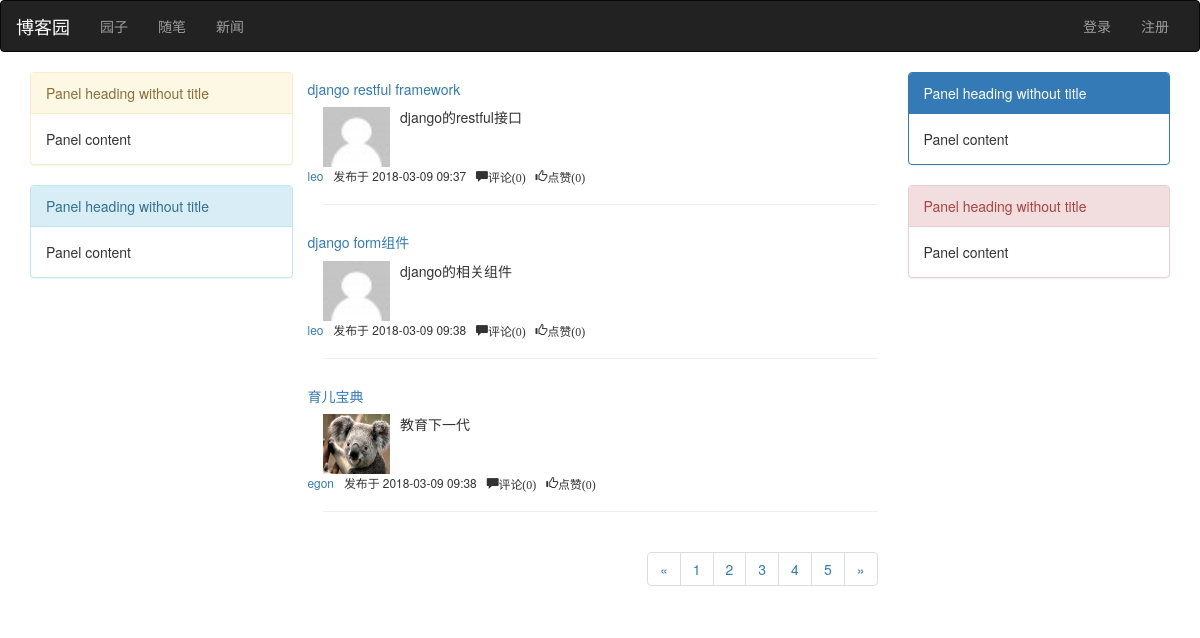
Before: /index/ with the older database file.
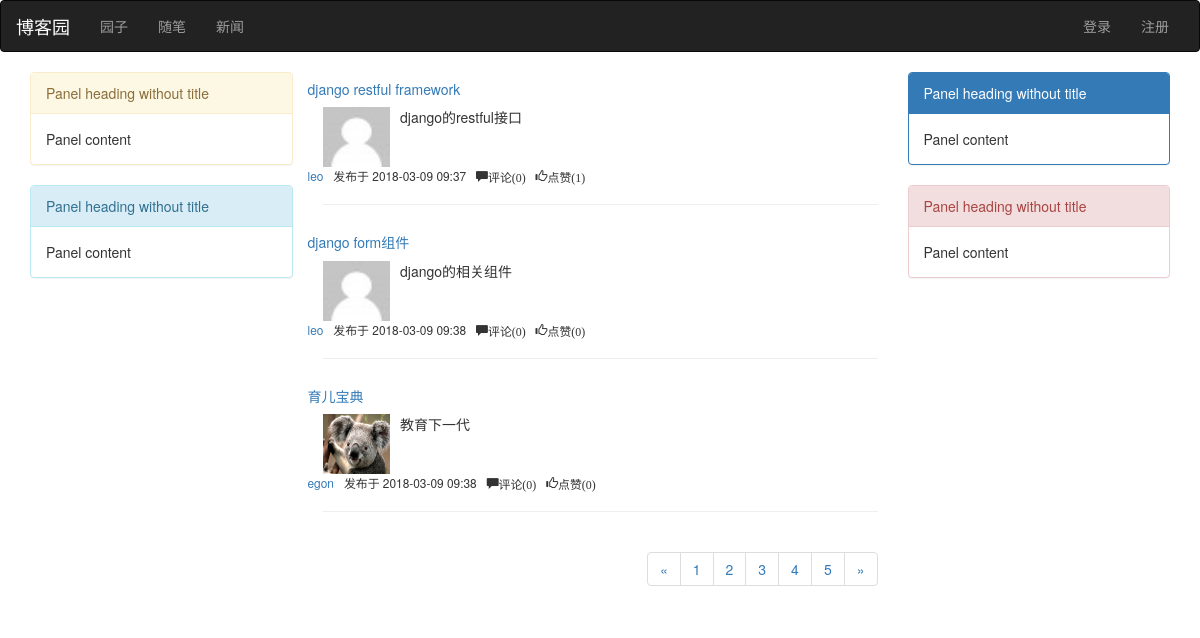
After: the same page with the newer database file.
### tblog/models.py (models this page shows, shortened)
class Article(models.Model):
    nid = models.AutoField(primary_key=True)
    title = models.CharField(max_length=50, verbose_name='文章标题')
    desc = models.CharField(max_length=255, verbose_name='文章描述')
    comment_count= models.IntegerField(default=0)
    up_count = models.IntegerField(default=0)
    down_count = models.IntegerField(default=0)
    create_time = models.DateTimeField(verbose_name='创建时间')
    homeCategory = models.ForeignKey(to='Category', to_field='nid', null=True)
    user = models.ForeignKey(verbose_name='作者', to='UserInfo', to_field='nid')
    tags = models.ManyToManyField(
        to="Tag",
        through='Article2Tag',
        through_fields=('article', 'tag'),
    )

class UserInfo(AbstractUser):
    nid = models.AutoField(primary_key=True)
    nickname = models.CharField(verbose_name='昵称', max_length=32)
    telephone = models.CharField(max_length=11, null=True, unique=True)
    avatar = models.FileField(upload_to = 'avatars/',default="/avatars/default.png")
    create_time = models.DateTimeField(verbose_name='创建时间', auto_now_add=True)
    blog = models.OneToOneField(to='Blog', to_field='nid',null=True)

### tblog/views.py (the view)
# urls.py: url(r'^index/',views.index),
def index(request):
    print("==", request.user)
    article_list = models.Article.objects.all()
    return render(request,"index.html",{"article_list":article_list})

### templates/index.html (shortened to what this page needs)
<!DOCTYPE html>
<html lang="en">
<head>
    <link rel="stylesheet" href="/static/bs/css/bootstrap.css">
    <link rel="stylesheet" href="/static/css/index.css">
</head>
<body>
<nav class="navbar navbar-inverse">
    <div class="container-fluid">
        <div class="navbar-header">
            <a class="navbar-brand title" href="#">博客园</a>
        </div>
        <div class="collapse navbar-collapse" id="bs-example-navbar-collapse-1">
            <ul class="nav navbar-nav">
                <li><a href="#">园子 <span class="sr-only">(current)</span></a></li>
                <li><a href="#">随笔</a></li>
                <li><a href="#">新闻</a></li>
            </ul>
            <ul class="nav navbar-nav navbar-right">
                {% if request.user.username %}
                    <li><a href="#">{{ request.user.username }}</a></li>
                    <li><a href="/logout/">注销</a></li>
                    <li class="dropdown">
                        <a href="#" class="dropdown-toggle" data-toggle="dropdown" role="button" aria-haspopup="true"
                           aria-expanded="false">Dropdown <span class="caret"></span></a>
                        <ul class="dropdown-menu">
                            <li><a href="#">修改密码</a></li>
                            <li><a href="#">个人主页</a></li>
                            <li><a href="#">Something else here</a></li>
                            <li role="separator" class="divider"></li>
                            <li><a href="#">Separated link</a></li>
                        </ul>
                    </li>
                {% else %}
                    <li><a href="/login/">登录</a></li>
                    <li><a href="/register/">注册</a></li>
                {% endif %}
            </ul>
        </div>
    </div>
</nav>
<div class="container">
    <div class="row">
        <div class="col-md-3">
            <div class="panel panel-warning">
                <div class="panel-heading">Panel heading without title</div>
                <div class="panel-body">
                    Panel content
                </div>
            </div>
            <div class="panel panel-info">
                <div class="panel-heading">Panel heading without title</div>
                <div class="panel-body">
                    Panel content
                </div>
            </div>
        </div>
        <div class="col-md-6">
            <div class="article_list">
                {% for article in article_list %}
                    <div class="article_item">
                        <div class="row"><h5><a href="">{{ article.title }}</a></h5></div>
                        <div class="row">
                            <img class="col-md-2" width="60" height="60" src="{{ article.user.avatar.url }}" alt="">
                            <p class="col-md-10 desc">{{ article.desc }}</p>
                        </div>
                        <div class="row small">
                            <span><a href="">{{ article.user.username }}</a></span>&nbsp;&nbsp;
                            <span>发布于&nbsp;{{ article.create_time|date:"Y-m-d H:i" }}</span>&nbsp;&nbsp;
                            <span class="glyphicon glyphicon-comment">评论({{ article.comment_count }})</span>&nbsp;&nbsp;
                            <span class="glyphicon glyphicon-thumbs-up">点赞({{ article.up_count }})</span>&nbsp;&nbsp;
                        </div>
                        <hr>
                    </div>
                {% endfor %}
            </div>
            <nav class="pull-right" aria-label="Page navigation">
                <ul class="pagination">
                    <li>
                        <a href="#" aria-label="Previous">
                            <span aria-hidden="true">&laquo;</span>
                        </a>
                    </li>
                    <li><a href="#">1</a></li>
                    <li><a href="#">2</a></li>
                    <li><a href="#">3</a></li>
                    <li><a href="#">4</a></li>
                    <li><a href="#">5</a></li>
                    <li>
                        <a href="#" aria-label="Next">
                            <span aria-hidden="true">&raquo;</span>
                        </a>
                    </li>
                </ul>
            </nav>
        </div>
        <div class="col-md-3">
            <div class="panel panel-primary">
                <div class="panel-heading">Panel heading without title</div>
                <div class="panel-body">
                    Panel content
                </div>
            </div>
            <div class="panel panel-danger">
                <div class="panel-heading">Panel heading without title</div>
                <div class="panel-body">
                    Panel content
                </div>
            </div>
        </div>
    </div>
</div>
</body>
</html>

### tblog/static/css/index.css (style rules this page uses)
.navbar-header .title { color: white; }
.desc { margin-left: -20px; text-align: justify; }

Changed rows visible on the page:
changed Article "django restful framework": up_count "0" → "1"
